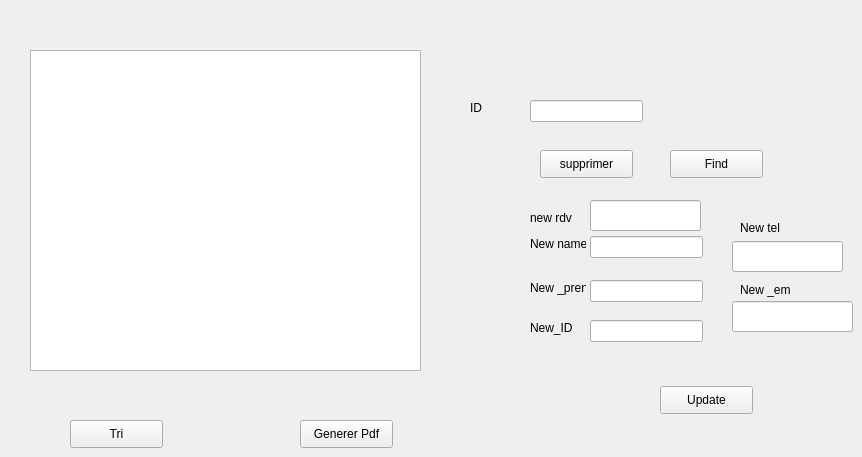
      <widget class="QWidget" name="tab_4">
       <attribute name="title">
        <string>Liste</string>
       </attribute>
       <widget class="QTableView" name="tab_clients">
        <property name="geometry">
         <rect>
          <x>30</x>
          <y>50</y>
          <width>391</width>
          <height>321</height>
         </rect>
        </property>
        </widget>
       <widget class="QLineEdit" name="le_id_supp_2">
        <property name="geometry">
         <rect>
          <x>530</x>
          <y>100</y>
          <width>113</width>
          <height>22</height>
         </rect>
        </property>
        </widget>
       <widget class="QLabel" name="label_11">
        <property name="geometry">
         <rect>
          <x>470</x>
          <y>100</y>
          <width>56</width>
          <height>16</height>
         </rect>
        </property>
        <property name="text">
         <string>ID</string>
        </property>
       </widget>
       <widget class="QPushButton" name="pb_supprimer_client">
        <property name="geometry">
         <rect>
          <x>540</x>
          <y>150</y>
          <width>93</width>
          <height>28</height>
         </rect>
        </property>
         <property name="text">
         <string>supprimer</string>
        </property>
       </widget>
       <widget class="QLineEdit" name="le_edit_name">
        <property name="geometry">
         <rect>
          <x>590</x>
          <y>236</y>
          <width>113</width>
          <height>22</height>
         </rect>
        </property>
         <property name="text">
         <string />
        </property>
       </widget>
       <widget class="QLineEdit" name="le__edit_idc">
        <property name="geometry">
         <rect>
          <x>590</x>
          <y>320</y>
          <width>113</width>
          <height>22</height>
         </rect>
        </property>
        </widget>
       <widget class="QLabel" name="label_12">
        <property name="geometry">
         <rect>
          <x>530</x>
          <y>236</y>
          <width>56</width>
          <height>16</height>
         </rect>
        </property>
        <property name="text">
         <string>New name</string>
        </property>
       </widget>
       <widget class="QPushButton" name="pb_update">
        <property name="geometry">
         <rect>
          <x>660</x>
          <y>386</y>
          <width>93</width>
          <height>28</height>
         </rect>
        </property>
        <property name="text">
         <string>Update</string>
        </property>
       </widget>
       <widget class="QLineEdit" name="le_edit_prenom">
        <property name="geometry">
         <rect>
          <x>590</x>
          <y>280</y>
          <width>113</width>
          <height>22</height>
         </rect>
        </property>
        </widget>
       <widget class="QLabel" name="label_26">
        <property name="geometry">
         <rect>
          <x>530</x>
          <y>280</y>
          <width>56</width>
          <height>16</height>
         </rect>
        </property>
        <property name="text">
         <string>New _pren</string>
        </property>
       </widget>
       <widget class="QLabel" name="label_27">
        <property name="geometry">
         <rect>
          <x>530</x>
          <y>320</y>
          <width>56</width>
          <height>16</height>
         </rect>
        </property>
        <property name="text">
         <string>New_ID</string>
        </property>
       </widget>
       <widget class="QLineEdit" name="le_edit_tel">
        <property name="geometry">
         <rect>
          <x>732</x>
          <y>241</y>
          <width>111</width>
          <height>31</height>
         </rect>
        </property>
         <property name="text">
         <string />
        </property>
       </widget>
       <widget class="QLineEdit" name="le_edit_email">
        <property name="geometry">
         <rect>
          <x>732</x>
          <y>301</y>
          <width>121</width>
          <height>31</height>
         </rect>
        </property>
        </widget>
       <widget class="QLabel" name="label_28">
        <property name="geometry">
         <rect>
          <x>740</x>
          <y>220</y>
          <width>56</width>
          <height>16</height>
         </rect>
        </property>
        <property name="text">
         <string>New tel</string>
        </property>
       </widget>
       <widget class="QLabel" name="label_29">
        <property name="geometry">
         <rect>
          <x>740</x>
          <y>280</y>
          <width>51</width>
          <height>20</height>
         </rect>
        </property>
        <property name="text">
         <string>New _email</string>
        </property>
       </widget>
       <widget class="QPushButton" name="pb_find">
        <property name="geometry">
         <rect>
          <x>670</x>
          <y>150</y>
          <width>93</width>
          <height>28</height>
         </rect>
        </property>
         <property name="text">
         <string>Find</string>
        </property>
       </widget>
       <widget class="QPushButton" name="pb_tri_client">
        <property name="geometry">
         <rect>
          <x>70</x>
          <y>420</y>
          <width>93</width>
          <height>28</height>
         </rect>
        </property>
         <property name="text">
         <string>Tri</string>
        </property>
       </widget>
       <widget class="QPushButton" name="pb_genererPdf">
        <property name="geometry">
         <rect>
          <x>300</x>
          <y>420</y>
          <width>93</width>
          <height>28</height>
         </rect>
        </property>
        <property name="text">
         <string>Generer Pdf</string>
        </property>
       </widget>
       <widget class="QLineEdit" name="le_edit_rdv">
        <property name="geometry">
         <rect>
          <x>590</x>
          <y>200</y>
          <width>111</width>
          <height>31</height>
         </rect>
        </property>
         <property name="text">
         <string />
        </property>
       </widget>
       <widget class="QLabel" name="label_30">
        <property name="geometry">
         <rect>
          <x>530</x>
          <y>210</y>
          <width>56</width>
          <height>16</height>
         </rect>
        </property>
        <property name="text">
         <string>new rdv</string>
        </property>
       </widget>
      </widget>
